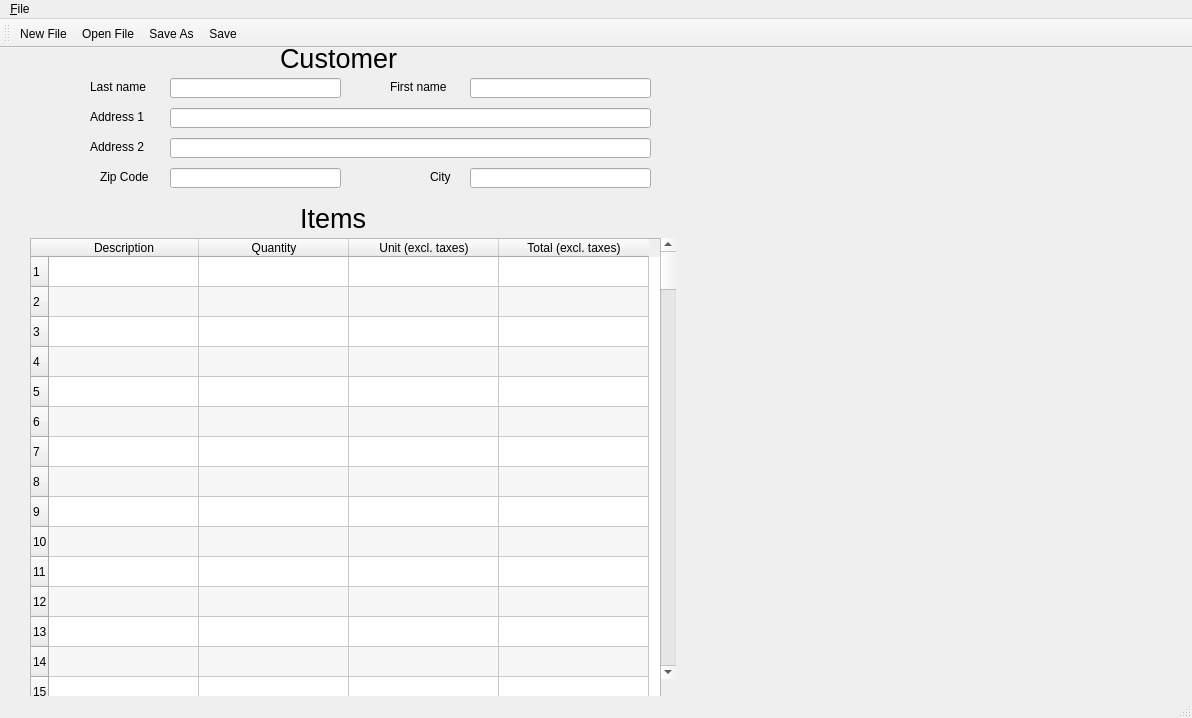
<?xml version="1.0" encoding="UTF-8"?>
<ui version="4.0">
 <class>MainWindow</class>
 <widget class="QMainWindow" name="MainWindow">
  <property name="geometry">
   <rect>
    <x>0</x>
    <y>0</y>
    <width>1192</width>
    <height>718</height>
   </rect>
  </property>
  <property name="windowTitle">
   <string>MainWindow</string>
  </property>
  <widget class="QWidget" name="centralwidget">
   <widget class="QTableWidget" name="tableEdit">
    <property name="geometry">
     <rect>
      <x>30</x>
      <y>190</y>
      <width>631</width>
      <height>491</height>
     </rect>
    </property>
    <property name="alternatingRowColors">
     <bool>true</bool>
    </property>
    <attribute name="horizontalHeaderCascadingSectionResizes">
     <bool>true</bool>
    </attribute>
    <attribute name="horizontalHeaderDefaultSectionSize">
     <number>150</number>
    </attribute>
    <attribute name="horizontalHeaderStretchLastSection">
     <bool>false</bool>
    </attribute>
    <row>
     <property name="text">
      <string>1</string>
     </property>
    </row>
    <row>
     <property name="text">
      <string>2</string>
     </property>
    </row>
    <row>
     <property name="text">
      <string>3</string>
     </property>
    </row>
    <row>
     <property name="text">
      <string>4</string>
     </property>
    </row>
    <row>
     <property name="text">
      <string>5</string>
     </property>
    </row>
    <row>
     <property name="text">
      <string>6</string>
     </property>
    </row>
    <row>
     <property name="text">
      <string>7</string>
     </property>
    </row>
    <row>
     <property name="text">
      <string>8</string>
     </property>
    </row>
    <row>
     <property name="text">
      <string>9</string>
     </property>
    </row>
    <row>
     <property name="text">
      <string>10</string>
     </property>
    </row>
    <row>
     <property name="text">
      <string>11</string>
     </property>
    </row>
    <row>
     <property name="text">
      <string>12</string>
     </property>
    </row>
    <row>
     <property name="text">
      <string>13</string>
     </property>
    </row>
    <row>
     <property name="text">
      <string>14</string>
     </property>
    </row>
    <row>
     <property name="text">
      <string>15</string>
     </property>
    </row>
    <column>
     <property name="text">
      <string>Description</string>
     </property>
    </column>
    <column>
     <property name="text">
      <string>Quantity</string>
     </property>
    </column>
    <column>
     <property name="text">
      <string>Unit (excl. taxes)</string>
     </property>
    </column>
    <column>
     <property name="text">
      <string>Total (excl. taxes)</string>
     </property>
    </column>
    <item row="0" column="0">
     <property name="text">
      <string/>
     </property>
     <property name="flags">
      <set>ItemIsSelectable|ItemIsEditable|ItemIsDragEnabled|ItemIsUserCheckable|ItemIsEnabled</set>
     </property>
    </item>
   </widget>
   <widget class="QLabel" name="customerLabel">
    <property name="geometry">
     <rect>
      <x>280</x>
      <y>-10</y>
      <width>121</width>
      <height>41</height>
     </rect>
    </property>
    <property name="font">
     <font>
      <pointsize>20</pointsize>
     </font>
    </property>
    <property name="text">
     <string>Customer</string>
    </property>
   </widget>
   <widget class="QLabel" name="lastNameLabel">
    <property name="geometry">
     <rect>
      <x>90</x>
      <y>30</y>
      <width>71</width>
      <height>17</height>
     </rect>
    </property>
    <property name="text">
     <string>Last name</string>
    </property>
   </widget>
   <widget class="QLabel" name="firstNameLabel">
    <property name="geometry">
     <rect>
      <x>390</x>
      <y>30</y>
      <width>81</width>
      <height>17</height>
     </rect>
    </property>
    <property name="text">
     <string>First name</string>
    </property>
   </widget>
   <widget class="QLabel" name="address1Label">
    <property name="geometry">
     <rect>
      <x>90</x>
      <y>60</y>
      <width>67</width>
      <height>17</height>
     </rect>
    </property>
    <property name="text">
     <string>Address 1</string>
    </property>
   </widget>
   <widget class="QLabel" name="address2Label">
    <property name="geometry">
     <rect>
      <x>90</x>
      <y>90</y>
      <width>67</width>
      <height>17</height>
     </rect>
    </property>
    <property name="text">
     <string>Address 2</string>
    </property>
   </widget>
   <widget class="QLabel" name="itemsLabel">
    <property name="geometry">
     <rect>
      <x>300</x>
      <y>150</y>
      <width>71</width>
      <height>41</height>
     </rect>
    </property>
    <property name="font">
     <font>
      <pointsize>20</pointsize>
     </font>
    </property>
    <property name="text">
     <string>Items</string>
    </property>
   </widget>
   <widget class="QLabel" name="zipCodeLabel">
    <property name="geometry">
     <rect>
      <x>100</x>
      <y>120</y>
      <width>61</width>
      <height>17</height>
     </rect>
    </property>
    <property name="text">
     <string>Zip Code</string>
    </property>
   </widget>
   <widget class="QLabel" name="cityLabel">
    <property name="geometry">
     <rect>
      <x>430</x>
      <y>120</y>
      <width>31</width>
      <height>17</height>
     </rect>
    </property>
    <property name="text">
     <string>City</string>
    </property>
   </widget>
   <widget class="QLineEdit" name="lastNameEdit">
    <property name="geometry">
     <rect>
      <x>170</x>
      <y>30</y>
      <width>171</width>
      <height>20</height>
     </rect>
    </property>
   </widget>
   <widget class="QLineEdit" name="firstNameEdit">
    <property name="geometry">
     <rect>
      <x>470</x>
      <y>30</y>
      <width>181</width>
      <height>20</height>
     </rect>
    </property>
   </widget>
   <widget class="QLineEdit" name="cityEdit">
    <property name="geometry">
     <rect>
      <x>470</x>
      <y>120</y>
      <width>181</width>
      <height>20</height>
     </rect>
    </property>
   </widget>
   <widget class="QLineEdit" name="zipCodeEdit">
    <property name="geometry">
     <rect>
      <x>170</x>
      <y>120</y>
      <width>171</width>
      <height>20</height>
     </rect>
    </property>
   </widget>
   <widget class="QLineEdit" name="address1Edit">
    <property name="geometry">
     <rect>
      <x>170</x>
      <y>60</y>
      <width>481</width>
      <height>20</height>
     </rect>
    </property>
   </widget>
   <widget class="QLineEdit" name="address2Edit">
    <property name="geometry">
     <rect>
      <x>170</x>
      <y>90</y>
      <width>481</width>
      <height>20</height>
     </rect>
    </property>
   </widget>
   <widget class="QPaint" name="widget" native="true">
    <property name="geometry">
     <rect>
      <x>720</x>
      <y>10</y>
      <width>451</width>
      <height>651</height>
     </rect>
    </property>
   </widget>
   <widget class="QScrollBar" name="verticalScrollBar">
    <property name="geometry">
     <rect>
      <x>660</x>
      <y>190</y>
      <width>16</width>
      <height>441</height>
     </rect>
    </property>
    <property name="orientation">
     <enum>Qt::Vertical</enum>
    </property>
   </widget>
  </widget>
  <widget class="QMenuBar" name="menubar">
   <property name="geometry">
    <rect>
     <x>0</x>
     <y>0</y>
     <width>1192</width>
     <height>22</height>
    </rect>
   </property>
   <widget class="QMenu" name="menu_File">
    <property name="title">
     <string>&amp;File</string>
    </property>
   </widget>
   <addaction name="menu_File"/>
  </widget>
  <widget class="QStatusBar" name="statusbar"/>
  <widget class="QToolBar" name="toolBar">
   <property name="windowTitle">
    <string>toolBar</string>
   </property>
   <attribute name="toolBarArea">
    <enum>TopToolBarArea</enum>
   </attribute>
   <attribute name="toolBarBreak">
    <bool>false</bool>
   </attribute>
   <addaction name="newFileButton"/>
   <addaction name="openFileButton"/>
   <addaction name="saveAsButton"/>
   <addaction name="saveButton"/>
  </widget>
  <action name="newFileButton">
   <property name="icon">
    <iconset resource="icons.qrc">
     <normaloff>:/images/document-new.png</normaloff>:/images/document-new.png</iconset>
   </property>
   <property name="text">
    <string>&amp;New File</string>
   </property>
  </action>
  <action name="openFileButton">
   <property name="icon">
    <iconset resource="icons.qrc">
     <normaloff>:/images/document-open.png</normaloff>:/images/document-open.png</iconset>
   </property>
   <property name="text">
    <string>&amp;Open File</string>
   </property>
  </action>
  <action name="saveAsButton">
   <property name="icon">
    <iconset resource="icons.qrc">
     <normaloff>:/images/document-save-as.png</normaloff>:/images/document-save-as.png</iconset>
   </property>
   <property name="text">
    <string>Save &amp;As</string>
   </property>
  </action>
  <action name="saveButton">
   <property name="icon">
    <iconset resource="icons.qrc">
     <normaloff>:/images/document-save.png</normaloff>:/images/document-save.png</iconset>
   </property>
   <property name="text">
    <string>&amp;Save</string>
   </property>
  </action>
 </widget>
 <customwidgets>
  <customwidget>
   <class>QPaint</class>
   <extends>QWidget</extends>
   <header location="global">qpaint.h</header>
   <container>1</container>
  </customwidget>
 </customwidgets>
 <resources>
  <include location="icons.qrc"/>
 </resources>
 <connections/>
</ui>
